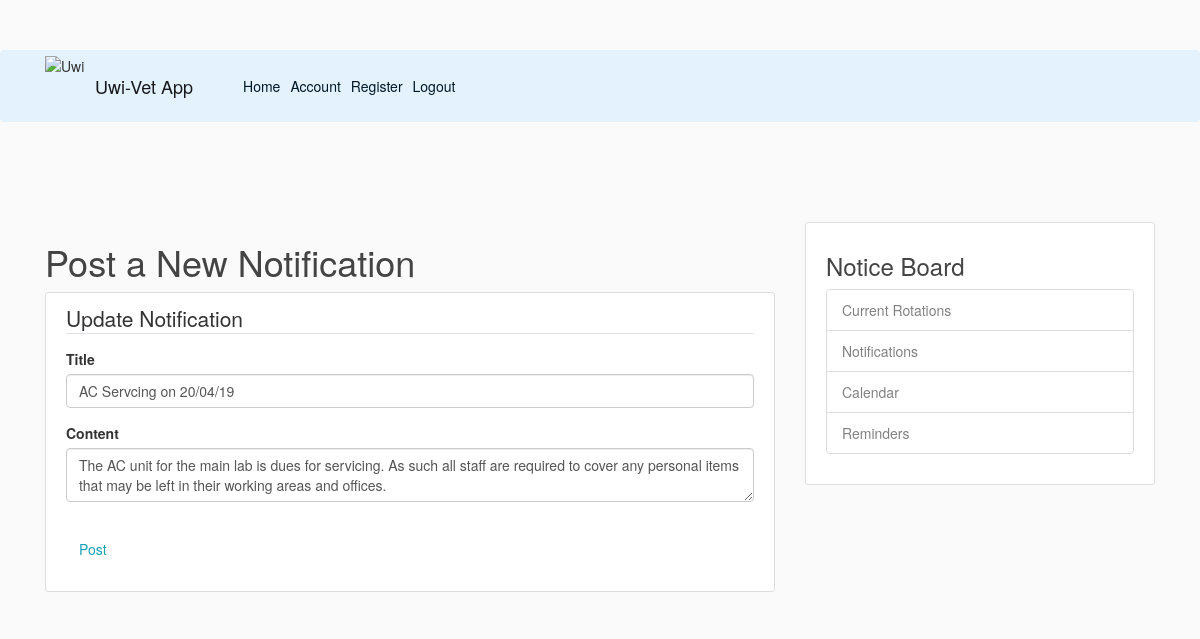
/post/7/update (signed in), run on the app's committed database.
### flaskblog/models.py (models this page shows, shortened)
class Post3(db.Model):
    id = db.Column(db.Integer, primary_key = True)
    title = db.Column(db.String(100),nullable=False)
    date_posted = db.Column(db.DateTime, nullable=False, default=datetime.utcnow)
    content = db.Column(db.Text, nullable = False)
    author = db.Column(db.String(100), nullable=False)
    user_id = db.Column(db.Integer, nullable=False)
    image_file = db.Column(db.String(20), nullable=False)

### flaskblog/routes.py (the view)
@app.route("/post/<int:post_id>/update", methods=['GET', 'POST'])
@login_required
def update_post(post_id):
    post = Post3.query.get_or_404(post_id)
    if post.user_id != current_user.id:
        abort(403)
    form= PostForm()
    if form.validate_on_submit():
        post.title = form.title.data
        post.content = form.content.data
        db.session.commit()
        flash('Your Notification has been Updated', 'success')
        return redirect(url_for('post', post_id=post.id))
    elif request.method == 'GET':
        form.title.data = post.title
        form.content.data = post.content
    return render_template('create_post.html', title='Update Post',
                          form=form, legend='Update Notification')

### flaskblog/forms.py
class PostForm(FlaskForm):
    title = StringField('Title', validators=[DataRequired()])
    content = TextAreaField('Content', validators=[DataRequired()])
    submit = SubmitField('Post')

### flaskblog/models.py (called while the page is built)
@login_manager.user_loader
def load_user(user_id):
    return User2.query.get(int(user_id))

### flaskblog/templates/create_post.html (shortened to what this page needs)
{% extends "layout.html" %}
{% block content%}
    <h1>Post a New Notification</h1>
    <div class="content-section">
        <form method="POST" action="">
            <fieldset class="form-group">
                <legend class="border-bottom mb-4">{{ legend }}</legend>
                <div class="form-group">
                    {{ form.title.label(class="form-control-label") }}
                    {% if form.title.errors %}
                        {{ form.title(class="form-control form-control-lg is-invalid") }}
                        <div class="invalid-feedback">
                            {% for errors in form.title.errors %}
                                <span>{{ errors }}</span>
                            {% endfor %}
                        </div>
                    {% else %}
                        {{ form.title(class="form-control form-control-lg") }}
                    {% endif %}
                </div>
                <div class="form-group">
                    {{ form.content.label(class="form-control-label") }}
                    {% if form.content.errors %}
                        {{ form.content(class="form-control form-control-lg is-invalid") }}
                        <div class="invalid-feedback">
                            {% for errors in form.content.errors %}
                                <span>{{ errors }}</span>
                            {% endfor %}
                        </div>
                    {% else %}
                        {{ form.content(class="form-control form-control-lg") }}
                    {% endif %}
                </div>
            </fieldset>
            <div class="form-group">
                {{ form.submit(class="btn btn-outline-info") }}
            </div>
        </form>
    </div>
{% endblock content %}

### flaskblog/static/main.css (style rules this page uses)
body { background: #fafafa; color: #333333; margin-top: 5rem; }
h1, h2, h3, h4, h5, h6 { color: #444444; }
.content-section { background: #ffffff; padding: 10px 20px; border: 1px solid #dddddd; border-radius: 3px; margin-bottom: 20px; }

### data on the page
Post3: title "AC Servcing on 20/04/19", content "The AC unit for the main lab is dues for servicing. As such all staff are required to cover any personal items that may be left in their working areas and offices."

### other printed values
{{ legend }} "Update Notification"
